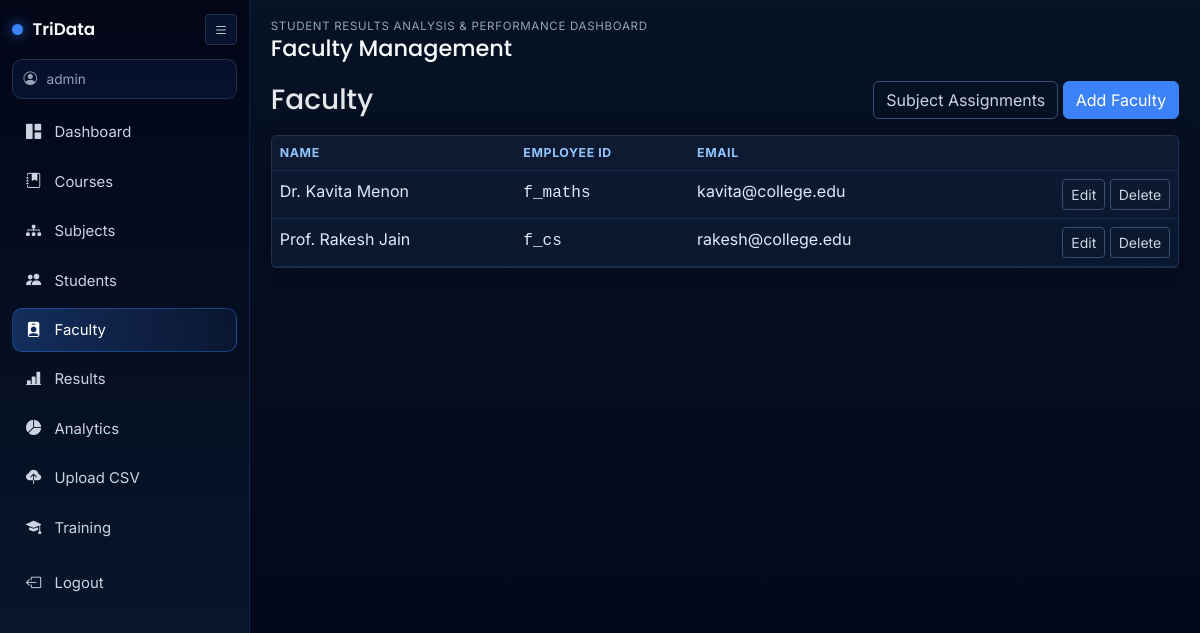
Screenshot of /admin/faculty (signed in) with the database file from the repository.
### app/models.py (models this page shows, shortened)
class User(UserMixin, db.Model):
    __tablename__ = "users"
    id = db.Column(db.Integer, primary_key=True)
    username = db.Column(db.String(80), unique=True, nullable=False, index=True)
    password_hash = db.Column(db.String(256), nullable=False)
    role = db.Column(db.String(20), nullable=False, default="student")  # admin | faculty | student
    student = db.relationship("Student", backref="user_account", uselist=False)
    faculty = db.relationship("Faculty", backref="user_account", uselist=False)

class Faculty(db.Model):
    __tablename__ = "faculty"
    id = db.Column(db.Integer, primary_key=True)
    user_id = db.Column(db.Integer, db.ForeignKey("users.id"), unique=True, nullable=False)
    employee_id = db.Column(db.String(64), unique=True, nullable=True, index=True)
    full_name = db.Column(db.String(160), nullable=False)
    email = db.Column(db.String(120))
    assignments = db.relationship(
        "FacultySubjectAssignment",
        backref="faculty",
        lazy="dynamic",
        cascade="all, delete-orphan",
    )

### app/routes/admin.py (the view)
@bp.route("/faculty")
def faculty_list():
    faculty_items = Faculty.query.order_by(Faculty.full_name).all()
    return render_template("admin/faculty_list.html", faculty_items=faculty_items)

### app/routes/admin.py (called while the page is built)
@bp.before_request
@login_required
def _admin_gate():
    if current_user.role != "admin":
        from flask import abort
        abort(403)

### app/templates/admin/faculty_list.html (shortened to what this page needs)
{% extends "base.html" %}
{% block page_title %}Faculty Management{% endblock %}
{% block content %}
<div class="d-flex justify-content-between align-items-center mb-3 flex-wrap gap-2">
  <h1 class="h3 mb-0">Faculty</h1>
  <div>
    <a class="btn btn-outline-secondary" href="{{ url_for('admin.faculty_assignments') }}">Subject Assignments</a>
    <a class="btn btn-primary" href="{{ url_for('admin.faculty_add') }}">Add Faculty</a>
  </div>
</div>
<div class="card">
  <div class="table-responsive">
    <table class="table table-hover mb-0">
      <thead><tr><th>Name</th><th>Employee ID</th><th>Email</th><th></th></tr></thead>
      <tbody>
        {% for f in faculty_items %}
        <tr>
          <td>{{ f.full_name }}</td>
          <td><span class="font-monospace">{{ f.employee_id or "—" }}</span></td>
          <td>{{ f.email or "—" }}</td>
          <td class="text-end">
            <a class="btn btn-sm btn-outline-secondary" href="{{ url_for('admin.faculty_edit', fid=f.id) }}">Edit</a>
            <form class="d-inline" method="post" action="{{ url_for('admin.faculty_delete', fid=f.id) }}" onsubmit="return confirm('Delete this faculty login?');">
              <button class="btn btn-sm btn-outline-danger" type="submit">Delete</button>
            </form>
          </td>
        </tr>
        {% else %}
        <tr><td colspan="4" class="text-center text-muted py-4">No faculty added.</td></tr>
        {% endfor %}
      </tbody>
    </table>
  </div>
</div>
{% endblock %}

### app/templates/base.html (shortened to what this page needs)
<!DOCTYPE html>
<html lang="en">
<head>
  <link href="https://cdn.jsdelivr.net/npm/bootstrap-icons@1.11.3/font/bootstrap-icons.css" rel="stylesheet">
  <link href="https://cdn.jsdelivr.net/npm/bootstrap@5.3.3/dist/css/bootstrap.min.css" rel="stylesheet">
  <link rel="stylesheet" href="{{ url_for('static', filename='css/app.css') }}">
</head>
<body>
  {% if current_user.is_authenticated %}
  <div id="tridataShell" class="app-shell">
    <aside id="appSidebar" class="app-sidebar">
      <div class="sidebar-head">
        <div class="brand-wrap">
          <span class="brand-dot"></span>
          <span class="brand-text">TriData</span>
        </div>
        <button id="sidebarToggle" class="btn btn-sm icon-btn" type="button" aria-label="Toggle sidebar">
          <i class="bi bi-list"></i>
        </button>
      </div>
      <div class="user-chip">
        <i class="bi bi-person-circle"></i>
        <span>{{ current_user.username }}</span>
      </div>
      <nav class="side-nav">
        {% if current_user.role == 'admin' %}
        <a class="side-link {% if request.endpoint == 'admin.dashboard' %}active{% endif %}" href="{{ url_for('admin.dashboard') }}"><i class="bi bi-grid-1x2-fill"></i><span>Dashboard</span></a>
        <a class="side-link " href="{{ url_for('admin.courses_list') }}"><i class="bi bi-journal-bookmark-fill"></i><span>Courses</span></a>
        <a class="side-link " href="{{ url_for('admin.subjects_list') }}"><i class="bi bi-diagram-3-fill"></i><span>Subjects</span></a>
        <a class="side-link " href="{{ url_for('admin.students_list') }}"><i class="bi bi-people-fill"></i><span>Students</span></a>
        <a class="side-link {% if request.endpoint in ['admin.faculty_list', 'admin.faculty_add', 'admin.faculty_edit', 'admin.faculty_assignments'] %}active{% endif %}" href="{{ url_for('admin.faculty_list') }}"><i class="bi bi-person-badge-fill"></i><span>Faculty</span></a>
        <a class="side-link {% if request.endpoint == 'admin.results_list' %}active{% endif %}" href="{{ url_for('admin.results_list') }}"><i class="bi bi-bar-chart-line-fill"></i><span>Results</span></a>
        <a class="side-link {% if request.endpoint == 'admin.analytics' %}active{% endif %}" href="{{ url_for('admin.analytics') }}"><i class="bi bi-pie-chart-fill"></i><span>Analytics</span></a>
        <a class="side-link {% if request.endpoint == 'admin.results_upload' %}active{% endif %}" href="{{ url_for('admin.results_upload') }}"><i class="bi bi-cloud-upload-fill"></i><span>Upload CSV</span></a>
        <a class="side-link {% if request.endpoint in ['admin.training_list'] %}active{% endif %}" href="{{ url_for('admin.training_list') }}"><i class="bi bi-mortarboard-fill"></i><span>Training</span></a>
        {% endif %}
      </nav>
      <a class="side-link logout-link" href="{{ url_for('auth.logout') }}"><i class="bi bi-box-arrow-left"></i><span>Logout</span></a>
    </aside>
    <div class="content-wrap">
      <header class="content-head">
        <div>
          <div class="eyebrow">Student Results Analysis & Performance Dashboard</div>
          <h1 class="page-title">{% block page_title %}TriData{% endblock %}</h1>
        </div>
      </header>
      <main class="content-main">
        {{ self.content() }}
      </main>
    </div>
  </div>
  {% endif %}
</body>
</html>

### app/static/css/app.css (style rules this page uses)
:root { --deep-blue: #0a192f; --dark-black: #020617; --accent-blue: #3b82f6; --light-text: #e5e7eb; --muted-text: #94a3b8; --panel: #0f1b33; --panel-2: #111f3a; --border: #23314f; }
* { font-family: Inter, "Segoe UI", sans-serif; }
body { min-height: 100vh; background: linear-gradient(180deg, #071225 0%, var(--dark-black) 100%); color: var(--light-text); }
h1, h2, h3, h4, h5, h6, .page-title, .brand-text { font-family: Poppins, Inter, sans-serif; }
.app-shell { display: flex; min-height: 100vh; }
.app-sidebar { position: fixed; top: 0; left: 0; bottom: 0; width: 250px; background: linear-gradient(180deg, var(--dark-black) 0%, var(--deep-blue) 100%); border-right: 1px solid rgba(59, 130, 246, 0.18); padding: 0.9rem 0.75rem 0.8rem; transition: width 0.2s ease; overflow: hidden; z-index: 1050; }
.sidebar-head { display: flex; align-items: center; justify-content: space-between; margin-bottom: 0.85rem; }
.brand-wrap { display: flex; align-items: center; gap: 0.6rem; }
.brand-dot { width: 11px; height: 11px; border-radius: 50%; background: var(--accent-blue); box-shadow: 0 0 14px rgba(59, 130, 246, 0.8); }
.brand-text { font-size: 1.05rem; font-weight: 600; color: #f8fafc; }
.icon-btn { border: 1px solid var(--border); color: var(--light-text); background: rgba(59, 130, 246, 0.1); }
.user-chip { display: flex; align-items: center; gap: 0.6rem; color: var(--muted-text); border: 1px solid var(--border); background: rgba(59, 130, 246, 0.08); border-radius: 10px; padding: 0.55rem 0.65rem; font-size: 0.85rem; margin-bottom: 0.7rem; }
.side-nav { display: flex; flex-direction: column; gap: 0.3rem; }
.side-link { display: flex; align-items: center; gap: 0.75rem; color: #cbd5e1; text-decoration: none; border-radius: 10px; padding: 0.62rem 0.72rem; font-size: 0.93rem; border: 1px solid transparent; transition: all 0.18s ease; }
.side-link i { width: 18px; text-align: center; font-size: 0.95rem; }
.side-link.active { color: #fff; border-color: rgba(59, 130, 246, 0.36); background: linear-gradient(90deg, rgba(59, 130, 246, 0.28), rgba(59, 130, 246, 0.08)); }
.logout-link { margin-top: 0.7rem; }
.content-wrap { margin-left: 250px; width: calc(100% - 250px); transition: margin-left 0.2s ease, width 0.2s ease; }
.content-head { padding: 1.1rem 1.3rem 0.4rem; }
.eyebrow { color: var(--muted-text); text-transform: uppercase; letter-spacing: 0.06em; font-size: 0.72rem; }
.page-title { margin-bottom: 0; font-size: 1.4rem; color: #f8fafc; }
.content-main { padding: 0.8rem 1.3rem 1.35rem; }
.card { background: linear-gradient(180deg, rgba(15, 27, 51, 0.92), rgba(10, 25, 47, 0.92)); border: 1px solid var(--border); box-shadow: 0 10px 30px rgba(2, 6, 23, 0.45); color: var(--light-text); }
.table { --bs-table-bg: transparent; --bs-table-color: #dbeafe; --bs-table-border-color: rgba(59, 130, 246, 0.18); --bs-table-hover-bg: rgba(59, 130, 246, 0.08); }
.table thead th { font-size: 0.77rem; text-transform: uppercase; letter-spacing: 0.05em; color: #93c5fd; border-bottom-width: 1px; }
.btn-primary { background-color: var(--accent-blue); border-color: var(--accent-blue); }
.btn-outline-secondary, .btn-outline-primary, .btn-outline-success, .btn-outline-danger { border-color: #3b4f73; color: #cbd5e1; }

### rows the page displays
User: username "admin"
Faculty: full_name "Dr. Kavita Menon", employee "f_maths", email "kavita@college.edu"
Faculty: full_name "Prof. Rakesh Jain", employee "f_cs", email "rakesh@college.edu"
